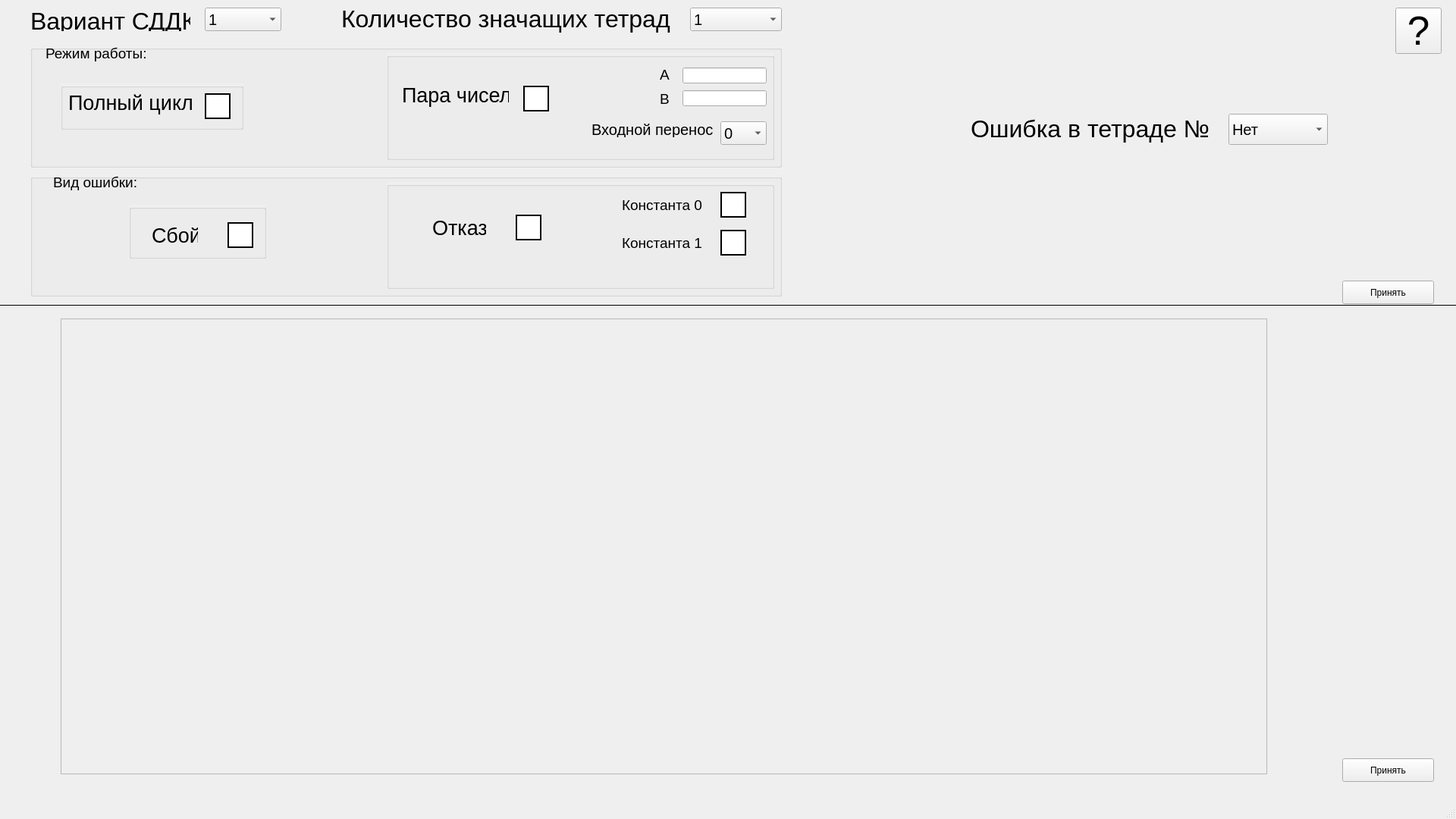
<?xml version="1.0" encoding="UTF-8"?>
<ui version="4.0">
 <class>MainWindow</class>
 <widget class="QMainWindow" name="MainWindow">
  <property name="geometry">
   <rect>
    <x>0</x>
    <y>0</y>
    <width>1920</width>
    <height>1080</height>
   </rect>
  </property>
  <property name="windowTitle">
   <string>MainWindow</string>
  </property>
  <widget class="QWidget" name="centralwidget">
   <widget class="QComboBox" name="comboBox">
    <property name="geometry">
     <rect>
      <x>270</x>
      <y>10</y>
      <width>101</width>
      <height>31</height>
     </rect>
    </property>
    <property name="font">
     <font>
      <pointsize>15</pointsize>
      <underline>false</underline>
     </font>
    </property>
    <item>
     <property name="text">
      <string>1</string>
     </property>
    </item>
    <item>
     <property name="text">
      <string>2</string>
     </property>
    </item>
   </widget>
   <widget class="QLabel" name="label">
    <property name="geometry">
     <rect>
      <x>40</x>
      <y>10</y>
      <width>211</width>
      <height>31</height>
     </rect>
    </property>
    <property name="styleSheet">
     <string notr="true">font: 8pt &quot;Times New Roman&quot;;</string>
    </property>
    <property name="text">
     <string>&lt;html&gt;&lt;head/&gt;&lt;body&gt;&lt;p&gt;&lt;span style=&quot; font-size:24pt;&quot;&gt;Вариант СДДК&lt;/span&gt;&lt;/p&gt;&lt;/body&gt;&lt;/html&gt;</string>
    </property>
   </widget>
   <widget class="QComboBox" name="comboBox_2">
    <property name="geometry">
     <rect>
      <x>910</x>
      <y>10</y>
      <width>121</width>
      <height>31</height>
     </rect>
    </property>
    <property name="font">
     <font>
      <pointsize>15</pointsize>
     </font>
    </property>
    <item>
     <property name="text">
      <string>1</string>
     </property>
    </item>
    <item>
     <property name="text">
      <string>2</string>
     </property>
    </item>
    <item>
     <property name="text">
      <string>3</string>
     </property>
    </item>
    <item>
     <property name="text">
      <string>4</string>
     </property>
    </item>
    <item>
     <property name="text">
      <string>5</string>
     </property>
    </item>
    <item>
     <property name="text">
      <string>6</string>
     </property>
    </item>
    <item>
     <property name="text">
      <string>7</string>
     </property>
    </item>
   </widget>
   <widget class="QLabel" name="label_2">
    <property name="geometry">
     <rect>
      <x>450</x>
      <y>0</y>
      <width>451</width>
      <height>51</height>
     </rect>
    </property>
    <property name="text">
     <string>&lt;html&gt;&lt;head/&gt;&lt;body&gt;&lt;p&gt;&lt;span style=&quot; font-size:24pt;&quot;&gt;Количество значащих тетрад&lt;/span&gt;&lt;/p&gt;&lt;/body&gt;&lt;/html&gt;</string>
    </property>
   </widget>
   <widget class="QPushButton" name="pushButton">
    <property name="geometry">
     <rect>
      <x>1840</x>
      <y>10</y>
      <width>61</width>
      <height>61</height>
     </rect>
    </property>
    <property name="minimumSize">
     <size>
      <width>0</width>
      <height>0</height>
     </size>
    </property>
    <property name="font">
     <font>
      <pointsize>40</pointsize>
     </font>
    </property>
    <property name="toolTip">
     <string>&lt;html&gt;&lt;head/&gt;&lt;body&gt;&lt;p&gt;&lt;span style=&quot; font-size:28pt;&quot;&gt;?&lt;/span&gt;&lt;/p&gt;&lt;/body&gt;&lt;/html&gt;</string>
    </property>
    <property name="text">
     <string>?</string>
    </property>
   </widget>
   <widget class="QPushButton" name="pushButton_2">
    <property name="geometry">
     <rect>
      <x>1770</x>
      <y>1000</y>
      <width>121</width>
      <height>31</height>
     </rect>
    </property>
    <property name="text">
     <string>Принять</string>
    </property>
   </widget>
   <widget class="QComboBox" name="comboBox_3">
    <property name="geometry">
     <rect>
      <x>1620</x>
      <y>150</y>
      <width>131</width>
      <height>41</height>
     </rect>
    </property>
    <property name="font">
     <font>
      <pointsize>15</pointsize>
     </font>
    </property>
    <item>
     <property name="text">
      <string>Нет</string>
     </property>
    </item>
    <item>
     <property name="text">
      <string>1</string>
     </property>
    </item>
    <item>
     <property name="text">
      <string>2</string>
     </property>
    </item>
    <item>
     <property name="text">
      <string>3</string>
     </property>
    </item>
    <item>
     <property name="text">
      <string>4</string>
     </property>
    </item>
    <item>
     <property name="text">
      <string>5</string>
     </property>
    </item>
    <item>
     <property name="text">
      <string>6</string>
     </property>
    </item>
    <item>
     <property name="text">
      <string>7</string>
     </property>
    </item>
    <item>
     <property name="text">
      <string>8</string>
     </property>
    </item>
   </widget>
   <widget class="QLabel" name="label_3">
    <property name="geometry">
     <rect>
      <x>1280</x>
      <y>140</y>
      <width>331</width>
      <height>61</height>
     </rect>
    </property>
    <property name="font">
     <font>
      <kerning>true</kerning>
     </font>
    </property>
    <property name="text">
     <string>&lt;html&gt;&lt;head/&gt;&lt;body&gt;&lt;p&gt;&lt;span style=&quot; font-size:24pt;&quot;&gt;Ошибка в тетраде №&lt;/span&gt;&lt;/p&gt;&lt;/body&gt;&lt;/html&gt;</string>
    </property>
   </widget>
   <widget class="QPushButton" name="pushButton_3">
    <property name="geometry">
     <rect>
      <x>1770</x>
      <y>370</y>
      <width>121</width>
      <height>31</height>
     </rect>
    </property>
    <property name="styleSheet">
     <string notr="true">QCheckBox::indicator:checked {
    background: black;
}</string>
    </property>
    <property name="text">
     <string>Принять</string>
    </property>
   </widget>
   <widget class="QGroupBox" name="groupBox">
    <property name="geometry">
     <rect>
      <x>40</x>
      <y>230</y>
      <width>991</width>
      <height>161</height>
     </rect>
    </property>
    <property name="font">
     <font>
      <weight>50</weight>
      <bold>false</bold>
      <underline>false</underline>
     </font>
    </property>
    <property name="autoFillBackground">
     <bool>true</bool>
    </property>
    <property name="title">
     <string/>
    </property>
    <property name="flat">
     <bool>false</bool>
    </property>
    <widget class="QLabel" name="label_5">
     <property name="geometry">
      <rect>
       <x>30</x>
       <y>0</y>
       <width>141</width>
       <height>21</height>
      </rect>
     </property>
     <property name="font">
      <font>
       <pointsize>14</pointsize>
       <weight>50</weight>
       <bold>false</bold>
       <underline>false</underline>
      </font>
     </property>
     <property name="text">
      <string>Вид ошибки:</string>
     </property>
    </widget>
    <widget class="QGroupBox" name="groupBox_2">
     <property name="geometry">
      <rect>
       <x>130</x>
       <y>40</y>
       <width>181</width>
       <height>71</height>
      </rect>
     </property>
     <property name="autoFillBackground">
      <bool>true</bool>
     </property>
     <property name="title">
      <string/>
     </property>
     <widget class="QCheckBox" name="checkBox_2">
      <property name="geometry">
       <rect>
        <x>130</x>
        <y>20</y>
        <width>41</width>
        <height>41</height>
       </rect>
      </property>
      <property name="sizePolicy">
       <sizepolicy hsizetype="Minimum" vsizetype="Fixed">
        <horstretch>0</horstretch>
        <verstretch>0</verstretch>
       </sizepolicy>
      </property>
      <property name="minimumSize">
       <size>
        <width>0</width>
        <height>0</height>
       </size>
      </property>
      <property name="baseSize">
       <size>
        <width>1220</width>
        <height>0</height>
       </size>
      </property>
      <property name="font">
       <font>
        <pointsize>8</pointsize>
        <kerning>true</kerning>
       </font>
      </property>
      <property name="tabletTracking">
       <bool>false</bool>
      </property>
      <property name="acceptDrops">
       <bool>false</bool>
      </property>
      <property name="autoFillBackground">
       <bool>false</bool>
      </property>
      <property name="styleSheet">
       <string notr="true">QCheckBox::indicator {
    width: 30px;
    height: 30px;
    border: 2px solid black;
    background: white;
}
QCheckBox::indicator:checked {
    background: black;
}</string>
      </property>
      <property name="text">
       <string/>
      </property>
     </widget>
     <widget class="QLabel" name="label_6">
      <property name="geometry">
       <rect>
        <x>30</x>
        <y>30</y>
        <width>61</width>
        <height>21</height>
       </rect>
      </property>
      <property name="font">
       <font>
        <pointsize>20</pointsize>
        <weight>50</weight>
        <bold>false</bold>
        <underline>false</underline>
       </font>
      </property>
      <property name="text">
       <string>Сбой</string>
      </property>
     </widget>
    </widget>
    <widget class="QGroupBox" name="groupBox_6">
     <property name="geometry">
      <rect>
       <x>470</x>
       <y>10</y>
       <width>511</width>
       <height>141</height>
      </rect>
     </property>
     <property name="autoFillBackground">
      <bool>true</bool>
     </property>
     <property name="title">
      <string/>
     </property>
     <widget class="QCheckBox" name="checkBox_6">
      <property name="geometry">
       <rect>
        <x>170</x>
        <y>40</y>
        <width>41</width>
        <height>41</height>
       </rect>
      </property>
      <property name="sizePolicy">
       <sizepolicy hsizetype="Minimum" vsizetype="Fixed">
        <horstretch>0</horstretch>
        <verstretch>0</verstretch>
       </sizepolicy>
      </property>
      <property name="minimumSize">
       <size>
        <width>0</width>
        <height>0</height>
       </size>
      </property>
      <property name="baseSize">
       <size>
        <width>1220</width>
        <height>0</height>
       </size>
      </property>
      <property name="font">
       <font>
        <pointsize>8</pointsize>
        <kerning>true</kerning>
       </font>
      </property>
      <property name="tabletTracking">
       <bool>false</bool>
      </property>
      <property name="acceptDrops">
       <bool>false</bool>
      </property>
      <property name="autoFillBackground">
       <bool>false</bool>
      </property>
      <property name="styleSheet">
       <string notr="true">QCheckBox::indicator {
    width: 30px;
    height: 30px;
    border: 2px solid black;
    background: white;
}
QCheckBox::indicator:checked {
    background: black;
}</string>
      </property>
      <property name="text">
       <string/>
      </property>
     </widget>
     <widget class="QLabel" name="label_12">
      <property name="geometry">
       <rect>
        <x>60</x>
        <y>40</y>
        <width>71</width>
        <height>41</height>
       </rect>
      </property>
      <property name="font">
       <font>
        <pointsize>20</pointsize>
        <weight>50</weight>
        <bold>false</bold>
        <underline>false</underline>
       </font>
      </property>
      <property name="text">
       <string>Отказ</string>
      </property>
     </widget>
     <widget class="QCheckBox" name="checkBox_7">
      <property name="geometry">
       <rect>
        <x>440</x>
        <y>10</y>
        <width>41</width>
        <height>41</height>
       </rect>
      </property>
      <property name="sizePolicy">
       <sizepolicy hsizetype="Minimum" vsizetype="Fixed">
        <horstretch>0</horstretch>
        <verstretch>0</verstretch>
       </sizepolicy>
      </property>
      <property name="minimumSize">
       <size>
        <width>0</width>
        <height>0</height>
       </size>
      </property>
      <property name="baseSize">
       <size>
        <width>1220</width>
        <height>0</height>
       </size>
      </property>
      <property name="font">
       <font>
        <pointsize>8</pointsize>
        <kerning>true</kerning>
       </font>
      </property>
      <property name="tabletTracking">
       <bool>false</bool>
      </property>
      <property name="acceptDrops">
       <bool>false</bool>
      </property>
      <property name="autoFillBackground">
       <bool>false</bool>
      </property>
      <property name="styleSheet">
       <string notr="true">QCheckBox::indicator {
    width: 30px;
    height: 30px;
    border: 2px solid black;
    background: white;
}
QCheckBox::indicator:checked {
    background: black;
}</string>
      </property>
      <property name="text">
       <string/>
      </property>
     </widget>
     <widget class="QCheckBox" name="checkBox_8">
      <property name="geometry">
       <rect>
        <x>440</x>
        <y>60</y>
        <width>41</width>
        <height>41</height>
       </rect>
      </property>
      <property name="sizePolicy">
       <sizepolicy hsizetype="Minimum" vsizetype="Fixed">
        <horstretch>0</horstretch>
        <verstretch>0</verstretch>
       </sizepolicy>
      </property>
      <property name="minimumSize">
       <size>
        <width>0</width>
        <height>0</height>
       </size>
      </property>
      <property name="baseSize">
       <size>
        <width>1220</width>
        <height>0</height>
       </size>
      </property>
      <property name="font">
       <font>
        <pointsize>8</pointsize>
        <kerning>true</kerning>
       </font>
      </property>
      <property name="tabletTracking">
       <bool>false</bool>
      </property>
      <property name="acceptDrops">
       <bool>false</bool>
      </property>
      <property name="autoFillBackground">
       <bool>false</bool>
      </property>
      <property name="styleSheet">
       <string notr="true">QCheckBox::indicator {
    width: 30px;
    height: 30px;
    border: 2px solid black;
    background: white;
}
QCheckBox::indicator:checked {
    background: black;
}</string>
      </property>
      <property name="text">
       <string/>
      </property>
     </widget>
     <widget class="QLabel" name="label_4">
      <property name="geometry">
       <rect>
        <x>310</x>
        <y>20</y>
        <width>111</width>
        <height>21</height>
       </rect>
      </property>
      <property name="font">
       <font>
        <pointsize>14</pointsize>
        <weight>50</weight>
        <bold>false</bold>
        <underline>false</underline>
       </font>
      </property>
      <property name="text">
       <string>Константа 0</string>
      </property>
     </widget>
     <widget class="QLabel" name="label_13">
      <property name="geometry">
       <rect>
        <x>310</x>
        <y>70</y>
        <width>111</width>
        <height>21</height>
       </rect>
      </property>
      <property name="font">
       <font>
        <pointsize>14</pointsize>
        <weight>50</weight>
        <bold>false</bold>
        <underline>false</underline>
       </font>
      </property>
      <property name="text">
       <string>Константа 1</string>
      </property>
     </widget>
    </widget>
   </widget>
   <widget class="QGroupBox" name="groupBox_3">
    <property name="geometry">
     <rect>
      <x>40</x>
      <y>60</y>
      <width>991</width>
      <height>161</height>
     </rect>
    </property>
    <property name="autoFillBackground">
     <bool>true</bool>
    </property>
    <property name="title">
     <string/>
    </property>
    <widget class="QLabel" name="label_10">
     <property name="geometry">
      <rect>
       <x>20</x>
       <y>0</y>
       <width>141</width>
       <height>21</height>
      </rect>
     </property>
     <property name="font">
      <font>
       <family>MS Shell Dlg 2</family>
       <pointsize>14</pointsize>
      </font>
     </property>
     <property name="text">
      <string>Режим работы:</string>
     </property>
    </widget>
    <widget class="QGroupBox" name="groupBox_4">
     <property name="geometry">
      <rect>
       <x>40</x>
       <y>50</y>
       <width>241</width>
       <height>61</height>
      </rect>
     </property>
     <property name="autoFillBackground">
      <bool>true</bool>
     </property>
     <property name="title">
      <string/>
     </property>
     <widget class="QCheckBox" name="checkBox_4">
      <property name="geometry">
       <rect>
        <x>190</x>
        <y>10</y>
        <width>41</width>
        <height>41</height>
       </rect>
      </property>
      <property name="sizePolicy">
       <sizepolicy hsizetype="Minimum" vsizetype="Fixed">
        <horstretch>0</horstretch>
        <verstretch>0</verstretch>
       </sizepolicy>
      </property>
      <property name="minimumSize">
       <size>
        <width>0</width>
        <height>0</height>
       </size>
      </property>
      <property name="baseSize">
       <size>
        <width>1220</width>
        <height>0</height>
       </size>
      </property>
      <property name="font">
       <font>
        <pointsize>8</pointsize>
        <kerning>true</kerning>
       </font>
      </property>
      <property name="tabletTracking">
       <bool>false</bool>
      </property>
      <property name="acceptDrops">
       <bool>false</bool>
      </property>
      <property name="autoFillBackground">
       <bool>false</bool>
      </property>
      <property name="styleSheet">
       <string notr="true">QCheckBox::indicator {
    width: 30px;
    height: 30px;
    border: 2px solid black;
    background: white;
}
QCheckBox::indicator:checked {
    background: black;
}</string>
      </property>
      <property name="text">
       <string/>
      </property>
     </widget>
     <widget class="QLabel" name="label_11">
      <property name="geometry">
       <rect>
        <x>10</x>
        <y>10</y>
        <width>171</width>
        <height>31</height>
       </rect>
      </property>
      <property name="font">
       <font>
        <family>MS Shell Dlg 2</family>
        <pointsize>20</pointsize>
       </font>
      </property>
      <property name="text">
       <string>Полный цикл</string>
      </property>
     </widget>
    </widget>
    <widget class="QGroupBox" name="groupBox_5">
     <property name="geometry">
      <rect>
       <x>470</x>
       <y>10</y>
       <width>511</width>
       <height>141</height>
      </rect>
     </property>
     <property name="autoFillBackground">
      <bool>true</bool>
     </property>
     <property name="title">
      <string/>
     </property>
     <widget class="QCheckBox" name="checkBox_5">
      <property name="geometry">
       <rect>
        <x>180</x>
        <y>40</y>
        <width>41</width>
        <height>41</height>
       </rect>
      </property>
      <property name="sizePolicy">
       <sizepolicy hsizetype="Minimum" vsizetype="Fixed">
        <horstretch>0</horstretch>
        <verstretch>0</verstretch>
       </sizepolicy>
      </property>
      <property name="minimumSize">
       <size>
        <width>0</width>
        <height>0</height>
       </size>
      </property>
      <property name="baseSize">
       <size>
        <width>1220</width>
        <height>0</height>
       </size>
      </property>
      <property name="font">
       <font>
        <pointsize>8</pointsize>
        <kerning>true</kerning>
       </font>
      </property>
      <property name="tabletTracking">
       <bool>false</bool>
      </property>
      <property name="acceptDrops">
       <bool>false</bool>
      </property>
      <property name="autoFillBackground">
       <bool>false</bool>
      </property>
      <property name="styleSheet">
       <string notr="true">QCheckBox::indicator {
    width: 30px;
    height: 30px;
    border: 2px solid black;
    background: white;
}
QCheckBox::indicator:checked {
    background: black;
}</string>
      </property>
      <property name="text">
       <string/>
      </property>
     </widget>
     <widget class="QLabel" name="label_7">
      <property name="geometry">
       <rect>
        <x>20</x>
        <y>40</y>
        <width>141</width>
        <height>31</height>
       </rect>
      </property>
      <property name="font">
       <font>
        <family>MS Shell Dlg 2</family>
        <pointsize>20</pointsize>
       </font>
      </property>
      <property name="text">
       <string>Пара чисел</string>
      </property>
     </widget>
     <widget class="QComboBox" name="comboBox_4">
      <property name="geometry">
       <rect>
        <x>440</x>
        <y>90</y>
        <width>61</width>
        <height>31</height>
       </rect>
      </property>
      <property name="font">
       <font>
        <family>MS Shell Dlg 2</family>
        <pointsize>15</pointsize>
       </font>
      </property>
      <item>
       <property name="text">
        <string>0</string>
       </property>
      </item>
      <item>
       <property name="text">
        <string>1</string>
       </property>
      </item>
     </widget>
     <widget class="QLineEdit" name="lineEdit">
      <property name="geometry">
       <rect>
        <x>390</x>
        <y>19</y>
        <width>111</width>
        <height>21</height>
       </rect>
      </property>
      <property name="text">
       <string/>
      </property>
     </widget>
     <widget class="QLineEdit" name="lineEdit_2">
      <property name="geometry">
       <rect>
        <x>390</x>
        <y>49</y>
        <width>111</width>
        <height>21</height>
       </rect>
      </property>
      <property name="text">
       <string/>
      </property>
     </widget>
     <widget class="QLabel" name="label_14">
      <property name="geometry">
       <rect>
        <x>360</x>
        <y>20</y>
        <width>16</width>
        <height>16</height>
       </rect>
      </property>
      <property name="font">
       <font>
        <family>MS Shell Dlg 2</family>
        <pointsize>14</pointsize>
       </font>
      </property>
      <property name="text">
       <string>A</string>
      </property>
     </widget>
     <widget class="QLabel" name="label_15">
      <property name="geometry">
       <rect>
        <x>360</x>
        <y>50</y>
        <width>21</width>
        <height>20</height>
       </rect>
      </property>
      <property name="font">
       <font>
        <family>MS Shell Dlg 2</family>
        <pointsize>14</pointsize>
       </font>
      </property>
      <property name="text">
       <string>B</string>
      </property>
     </widget>
     <widget class="QLabel" name="label_16">
      <property name="geometry">
       <rect>
        <x>270</x>
        <y>90</y>
        <width>161</width>
        <height>21</height>
       </rect>
      </property>
      <property name="font">
       <font>
        <family>MS Shell Dlg 2</family>
        <pointsize>15</pointsize>
       </font>
      </property>
      <property name="text">
       <string>Входной перенос</string>
      </property>
     </widget>
    </widget>
   </widget>
   <widget class="QFrame" name="frame">
    <property name="geometry">
     <rect>
      <x>80</x>
      <y>420</y>
      <width>1591</width>
      <height>601</height>
     </rect>
    </property>
    <property name="frameShape">
     <enum>QFrame::StyledPanel</enum>
    </property>
    <property name="frameShadow">
     <enum>QFrame::Raised</enum>
    </property>
   </widget>
   <widget class="Line" name="line">
    <property name="geometry">
     <rect>
      <x>0</x>
      <y>400</y>
      <width>1931</width>
      <height>4</height>
     </rect>
    </property>
    <property name="font">
     <font>
      <pointsize>8</pointsize>
      <weight>50</weight>
      <bold>false</bold>
     </font>
    </property>
    <property name="frameShadow">
     <enum>QFrame::Plain</enum>
    </property>
    <property name="orientation">
     <enum>Qt::Horizontal</enum>
    </property>
   </widget>
   <zorder>groupBox</zorder>
   <zorder>comboBox</zorder>
   <zorder>label</zorder>
   <zorder>comboBox_2</zorder>
   <zorder>label_2</zorder>
   <zorder>pushButton</zorder>
   <zorder>pushButton_2</zorder>
   <zorder>comboBox_3</zorder>
   <zorder>label_3</zorder>
   <zorder>pushButton_3</zorder>
   <zorder>groupBox_3</zorder>
   <zorder>frame</zorder>
   <zorder>line</zorder>
  </widget>
  <widget class="QMenuBar" name="menubar">
   <property name="geometry">
    <rect>
     <x>0</x>
     <y>0</y>
     <width>1920</width>
     <height>21</height>
    </rect>
   </property>
  </widget>
  <widget class="QStatusBar" name="statusbar"/>
 </widget>
 <resources/>
 <connections/>
</ui>
